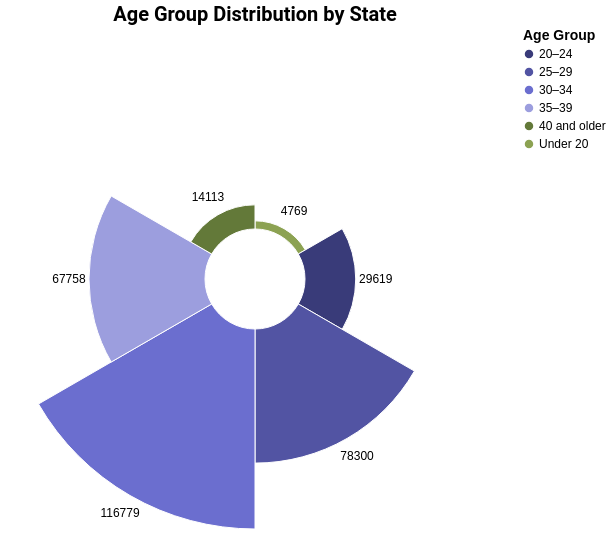

The Vega-Lite source for this figure:
### Vega-Lite specification from a JSON file in a GitHub repository (floating-point values rounded to 4 significant figures)
{"$schema": "https://vega.github.io/schema/vega-lite/v5.json", "description": "Age Group Distribution by State - Radial Bar Chart", "width": 500, "height": 500, "title": {"text": "Age Group Distribution by State", "fontSize": 20, "font": "Roboto", "anchor": "middle", "color": "black"}, "data": {"values": [{"AgeGroup": "Under 20", "State": "NSW", "Value": 1357}, {"AgeGroup": "Under 20", "State": "Vic", "Value": 684}, {"AgeGroup": "Under 20", "State": "Qld", "Value": 1482}, {"AgeGroup": "Under 20", "State": "WA", "Value": 595}, {"AgeGroup": "Under 20", "State": "SA", "Value": 286}, {"AgeGroup": "Under 20", "State": "Tas", "Value": 111}, {"AgeGroup": "Under 20", "State": "ACT", "Value": 53}, {"AgeGroup": "Under 20", "State": "NT", "Value": 201}, {"AgeGroup": "Under 20", "State": "Australia", "Value": 4769}, {"AgeGroup": "20–24", "State": "NSW", "Value": 8897}, {"AgeGroup": "20–24", "State": "Vic", "Value": 5380}, {"AgeGroup": "20–24", "State": "Qld", "Value": 8178}, {"AgeGroup": "20–24", "State": "WA", "Value": 3456}, {"AgeGroup": "20–24", "State": "SA", "Value": 1932}, {"AgeGroup": "20–24", "State": "Tas", "Value": 800}, {"AgeGroup": "20–24", "State": "ACT", "Value": 386}, {"AgeGroup": "20–24", "State": "NT", "Value": 590}, {"AgeGroup": "20–24", "State": "Australia", "Value": 29619}, {"AgeGroup": "25–29", "State": "NSW", "Value": 24142}, {"AgeGroup": "25–29", "State": "Vic", "Value": 18583}, {"AgeGroup": "25–29", "State": "Qld", "Value": 17253}, {"AgeGroup": "25–29", "State": "WA", "Value": 8595}, {"AgeGroup": "25–29", "State": "SA", "Value": 5490}, {"AgeGroup": "25–29", "State": "Tas", "Value": 1762}, {"AgeGroup": "25–29", "State": "ACT", "Value": 1476}, {"AgeGroup": "25–29", "State": "NT", "Value": 999}, {"AgeGroup": "25–29", "State": "Australia", "Value": 78300}, {"AgeGroup": "30–34", "State": "NSW", "Value": 36755}, {"AgeGroup": "30–34", "State": "Vic", "Value": 32578}, {"AgeGroup": "30–34", "State": "Qld", "Value": 21349}, {"AgeGroup": "30–34", "State": "WA", "Value": 12834}, {"AgeGroup": "30–34", "State": "SA", "Value": 7390}, {"AgeGroup": "30–34", "State": "Tas", "Value": 2097}, {"AgeGroup": "30–34", "State": "ACT", "Value": 2562}, {"AgeGroup": "30–34", "State": "NT", "Value": 1214}, {"AgeGroup": "30–34", "State": "Australia", "Value": 116779}, {"AgeGroup": "35–39", "State": "NSW", "Value": 22080}, {"AgeGroup": "35–39", "State": "Vic", "Value": 19384}, {"AgeGroup": "35–39", "State": "Qld", "Value": 11757}, {"AgeGroup": "35–39", "State": "WA", "Value": 7284}, {"AgeGroup": "35–39", "State": "SA", "Value": 4001}, {"AgeGroup": "35–39", "State": "Tas", "Value": 1044}, {"AgeGroup": "35–39", "State": "ACT", "Value": 1563}, {"AgeGroup": "35–39", "State": "NT", "Value": 645}, {"AgeGroup": "35–39", "State": "Australia", "Value": 67758}, {"AgeGroup": "40 and older", "State": "NSW", "Value": 4753}, {"AgeGroup": "40 and older", "State": "Vic", "Value": 4045}, {"AgeGroup": "40 and older", "State": "Qld", "Value": 2433}, {"AgeGroup": "40 and older", "State": "WA", "Value": 1437}, {"AgeGroup": "40 and older", "State": "SA", "Value": 810}, {"AgeGroup": "40 and older", "State": "Tas", "Value": 190}, {"AgeGroup": "40 and older", "State": "ACT", "Value": 312}, {"AgeGroup": "40 and older", "State": "NT", "Value": 133}, {"AgeGroup": "40 and older", "State": "Australia", "Value": 14113}]}, "params": [{"name": "SelectedState", "value": "Australia", "bind": {"input": "select", "options": ["Australia", "NSW", "Vic", "Qld", "WA", "SA", "Tas", "ACT", "NT"], "labels": ["Australia", "New South Wales", "Victoria", "Queensland", "Western Australia", "South Australia", "Tasmania", "Australian Capital Territory", "Northern Territory"], "name": "Select a state: "}}], "transform": [{"filter": "datum.State == SelectedState"}], "layer": [{"mark": {"type": "arc", "innerRadius": 50, "stroke": "#fff", "strokeWidth": 1}, "encoding": {"theta": {"field": "AgeGroup", "type": "nominal", "sort": ["Under 20", "20–24", "25–29", "30–34", "35–39", "40 and older", "Not stated"]}, "radius": {"field": "Value", "type": "quantitative", "scale": {"type": "linear", "zero": true, "rangeMin": 50}}, "color": {"field": "AgeGroup", "type": "nominal", "legend": {"title": "Age Group", "orient": "right", "titleFontSize": 14, "labelFontSize": 12}, "scale": {"scheme": "category20b"}}, "tooltip": [{"field": "AgeGroup", "type": "nominal", "title": "Age Group"}, {"field": "Value", "type": "quantitative", "title": "Count"}]}}, {"mark": {"type": "text", "radiusOffset": 20, "fontSize": 12}, "encoding": {"text": {"field": "Value", "type": "quantitative"}, "theta": {"field": "AgeGroup", "type": "nominal", "sort": ["Under 20", "20–24", "25–29", "30–34", "35–39", "40 and older", "Not stated"]}, "radius": {"field": "Value", "type": "quantitative", "scale": {"type": "linear", "zero": true, "rangeMin": 50}, "offset": 10}, "color": {"value": "#000"}}}], "view": {"stroke": null}}
